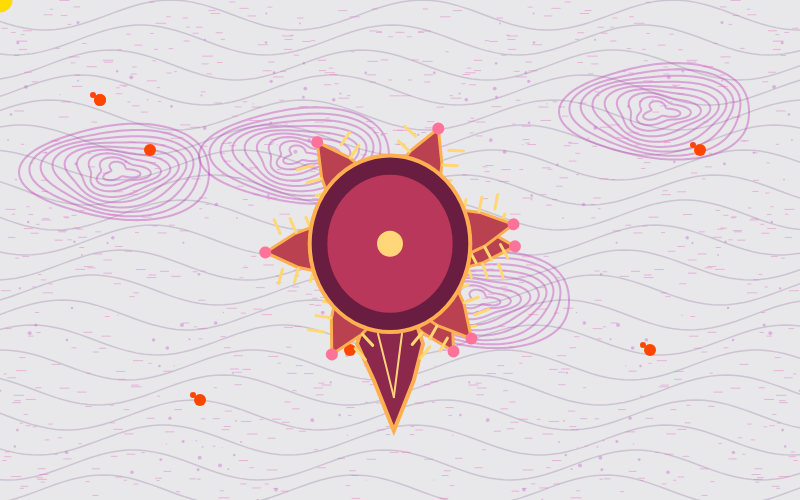
Frame 1 (no input)
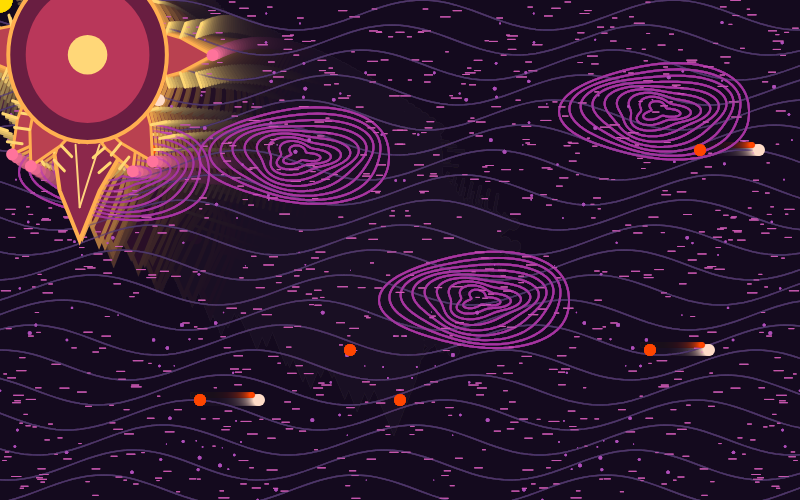
Frame 60 (no input)
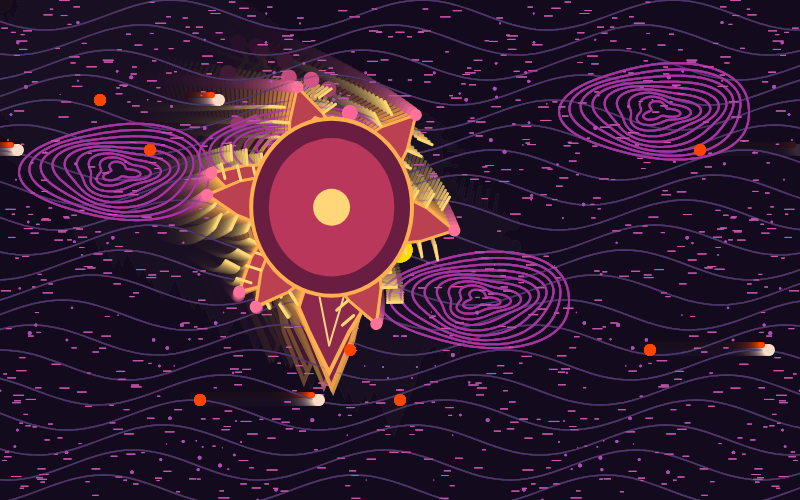
Frame 120 (the mouse pressed at the canvas centre since frame 60)

The p5.js sketch that drew these frames (run headless with seeded random() and noise() and a simulated clock; from frame 60 on, the mouse is pressed at the canvas centre):

// p5.js sketch
// ── sketch.js
let blood = false;
let creatureX = 400;
let creatureY = 250;

function keyPressed() {
  if (key === 'r' || key === 'R') {
    if (blood === false) {
      blood = true;
    } else if (blood === true) {
      blood = false;
    }
  }
}
//tiny creatures
let smallX = [100, 650, 200, 700];
let smallY = [100, 350, 400, 150];
let smallZ = [100, 650, 200, 700];
let smallZZ = [100, 350, 400, 150];
function setup() {
  noCursor();
  createCanvas(800, 500);
}

function draw() {
   drawBackground();
 if (blood) {
    noStroke();
    fill(180, 0, 0);

  for (let i = 0; i < 50; i++) {
    ellipse(random(800), random(500), 8, 8);
  }
}


  // Move towards the mouse
  creatureX = creatureX + (mouseX - creatureX) * 0.025;
  creatureY = creatureY + (mouseY - creatureY) * 0.025;
drawSmallCreatures();

  drawCreature(creatureX, creatureY);
}

function drawCreature(x, y) {
  push();
  noStroke();
fill(255, 220, 0);
ellipse(mouseX, mouseY, 25, 25);
  translate(x, y);

  drawTail(0, 75);

  // Eight moving leaves
  
  for (let i = 0; i < 8; i++) {
    // let angleArm = i * 5;
    let speed = dist(mouseX, mouseY, creatureX, creatureY) < 30 ? 5 : 1;/// creds to yt
    
let angleArm = i * 45 + frameCount * speed * 0.02;
    let movement = sin(frameCount * 2 + i * 45) * 0.001;
    drawArm(0, 0, 125, angleArm + movement);
  }
  drawAntenna(-30, -75, -20);



  // Pulsating body
  let pulse = 1 + sin(frameCount * 2) * 0.04;
  drawBody(0, 0, 155 * pulse);

  pop();
  
 

}

function drawBody(x, y, size) {
  push();
  translate(x, y);

  // Outer hole
  stroke(255, 175, 80);
  strokeWeight(4);
  fill(105, 30, 65);
  ellipse(0, 0, size, size * 1.1);

  // inside core
  noStroke();
  fill(185, 55, 90);
  ellipse(0, 0, size * 0.78, size * 0.86);

 
// Pulsating hole
let nucleusSize = 32 + sin(frameCount * 4) * 8;

let distance = dist(mouseX, mouseY, creatureX, creatureY);

if (distance < nucleusSize / 2) {
  fill(255, 0, 0); // red when mouse is over the nucleus
} else {
  fill(255, 215, 120); // Original colour
}

ellipse(0, 0, nucleusSize, nucleusSize);

  pop();
}

function drawArm(x, y, len, angleArm) {
  push();
  translate(x, y);
  rotate(angleArm);

  stroke(255, 175, 80);
  strokeWeight(3);
  fill(185, 65, 80);

  beginShape();
  vertex(45, -20);
  vertex(len * 0.45, -28);
  vertex(len * 0.75, -17);
  vertex(len, 0);
  vertex(len * 0.75, 17);
  vertex(len * 0.45, 28);
  vertex(45, 20);
  endShape(CLOSE);

  // Spikes
  stroke(255, 215, 115);
  strokeWeight(3);

  for (let i = 1; i <= 4; i++) {
    let px = 45 + i * (len - 45) / 5;
    line(px, -18, px + 5, -32);
    line(px, 18, px + 5, 32);
  }

  noStroke();
  fill(255, 115, 155);
  ellipse(len, 0, 12, 12);

  pop();
}

  
function drawAntenna(x, y, angleAntenna) {
  push();
  
  translate(x, y);
  rotate(angleAntenna + sin(frameCount * 2 + x) * 5);

  stroke(255, 175, 100);
  strokeWeight(4);
  noFill();

  beginShape();
  vertex(0, 0);
  vertex(-8, -18);
  vertex(8, -35);
  vertex(0, -52);
  endShape();

  noStroke();
  fill(255, 100, 155);
  ellipse(0, -52, 16, 16);

  pop();
}

function drawTail(x, y) {
  push();
  translate(x, y);

  let growth = 1 + sin(frameCount * 1.5) * 0.12;
  let sway = sin(frameCount * 0.5) * 8;

  stroke(255, 175, 80);
  strokeWeight(4);
  fill(140, 40, 75);

  beginShape();
  vertex(-25, 0);
  vertex(-33, 25);
  vertex(-20 + sway, 55 * growth);
  vertex(sway, 100 * growth);
  vertex(20 + sway, 55 * growth);
  vertex(33, 25);
  vertex(25, 0);
  endShape(CLOSE);

  stroke(255, 210, 125);
  strokeWeight(2);
  line(-12, 15, sway, 70 * growth);
  line(12, 15, sway, 70 * growth);


  pop();
}
/// background from previous code
function drawBackground() {
  background(20, 15, 30,25);
  randomSeed(10);

  // Heat waves
  noFill();
  stroke(100, 70, 130, 55);
  strokeWeight(1.5);

  for (let y = 15; y < 500; y += 25) {
    beginShape();

    for (let x = 0; x <= 800; x += 8) {
      let wave = sin(x * 0.025 + y * 0.03) * 15;
      vertex(x, y + wave);
    }

    endShape();
  }

  // Spirals
  noFill();
  stroke(190, 60, 180, 100);
  strokeWeight(2);

  for (let i = 0; i < 4; i++) {
    let cx = 120 + i * 180;
    let cy = random(100, 400);

    for (let r = 15; r < 100; r += 10) {
      beginShape();

      for (let angle = 0; angle < TWO_PI * 2; angle += 0.06) {
        let distortion = sin(angle * 3 + r * 0.05) * 6;
        
        let x = cos(angle) * (r + distortion);
        let y = sin(angle) * (r + distortion) * 0.5;

        vertex(cx + x, cy + y);
      }

      endShape();
    }
  }

  // Random buzzing
  stroke(230, 100, 200, 100);
  strokeWeight(1);

  for (let i = 0; i < 450; i++) {
    let x = random(0, 400);
    let y = random(0, 500);
    let length = random(2, 10);

    line(x, y, x + length, y);
    line(800 - x, y, 800 - x - length, y);
  }

  // Glowing particles
  noStroke();

  for (let i = 0; i < 100; i++) {
    let x = random(0, 400);
    let y = random(0, 500);
    let size = random(1, 4);

    fill(200, 90, 210, 100);
    ellipse(x, y, size, size);
    ellipse(800 - x, y, size, size);
  }
}

function drawSmallCreatures() {
  for (let i = 0; i < 4; i++) {
    fill(255, 220, 200);
    noStroke();

    ellipse(smallX[i], smallY[i], 12, 12);
     fill(255,70, 0);
    ellipse(smallZ[i], smallY[i], 12, 12);
    ellipse(smallZZ[i], smallY[i], 12, 12);
    ellipse(smallX[i] - 7, smallY[i] - 5, 6, 6);

    smallX[i] = smallX[i] + 1;

    if (smallX[i] > 800) {
      smallX[i] = 0;
    }
  }
}
